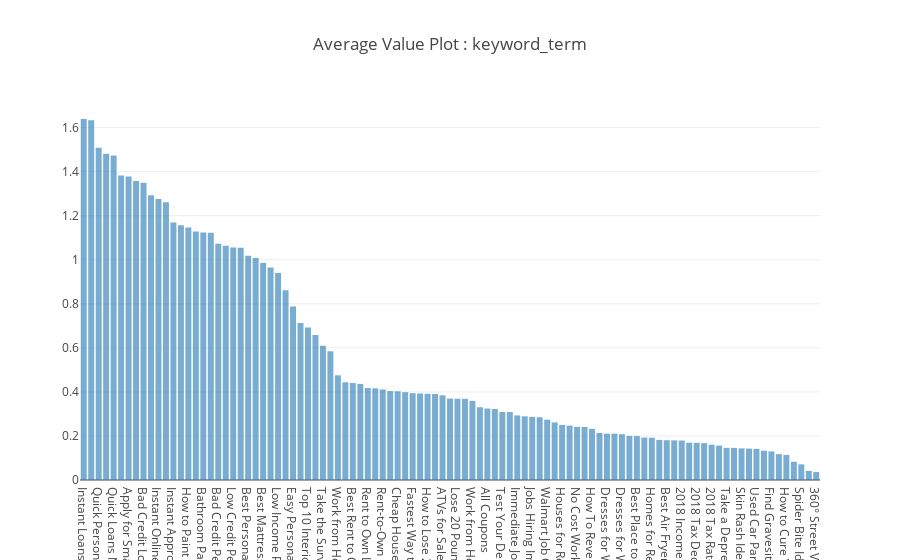
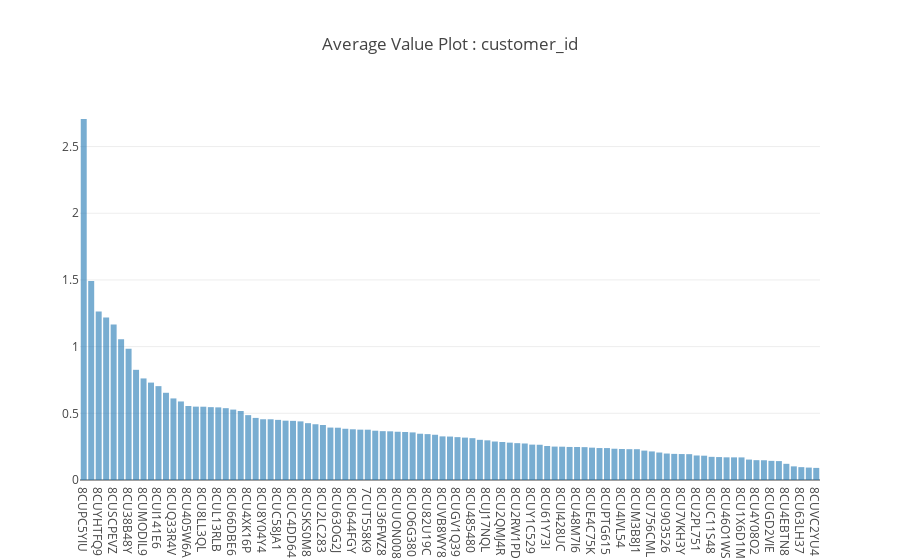

The notebook cell these images were saved under, in order:
### Markdown cell above
## Average Values Plot(Average Target)

### Code cell
average_value_plot(misced_df,ret_list,target_col,weight_col,weighted_target_col)

### Figure 1 — Plotly figure (JSON) as saved in the notebook; plotly's stock layout.template omitted (floating-point values rounded to 4 significant figures)
{"data": [{"name": "", "opacity": 0.6, "type": "bar", "x": ["Instant Loans Online", "Quick Loans Bad Credit", "Quick Personal Loans", "Quick Loans for Bad Credit", "Quick Loans No Credit Check", "Fast Loan Bad Credit", "Apply for Small Personal Loan Online", "Online Loans Poor Credit", "Bad Credit Loans Online", "Instant Loans for Bad Credit", "Instant Online Loans No Credit Check", "Highest Rated Mattresses", "Instant Approval Bad Credit Loans", "Easy Loans No Credit Check", "How to Paint Kitchen Cabinets", "Personal Loan Lenders No Credit Check", "Bathroom Paint Color Ideas", "Best Mattress to Buy in 2018", "Bad Credit Personal Loans", "Best Franchises to Own", "Low Credit Personal Loans", "Instant Personal Loan Approvals", "Best Personal Loans Bad Credit", "Bad Credit Personal Installment Loans", "Best Mattresses for Back Pain", "Penny Stocks to Buy Now", "Low Income Personal Loans", "Best Hair Loss Vitamins", "Easy Personal Loans For Bad Credit", "7% Interest Savings Accounts", "Top 10 Interior Paint Colors", "Best Color for Bedroom", "Take the Survey", "Best Hair Thickening Shampoo", "Work from Home", "How to Lose 20 Pounds Fast", "Best Rent to Own Deals", "How to Lose 30 Pounds in a Week", "Rent to Own Listings", "Lose 30 Pounds in a Month", "Rent-to-Own Homes", "Part Time Jobs", "Cheap Houses for Sale", "How to Detox Your Liver", "Fastest Way to Lose Belly Fat", "Average Retirement Savings by Age", "How to Lose 20 Pounds in 2 Weeks", "Part Time Job Openings", "ATVs for Sale", "3 Signs of Colon Cancer", "Lose 20 Pounds in 2 Weeks", "Lose 30 Pounds in 2 Weeks", "Work from Home Jobs", "Best 2018 SUVs", "All Coupons", "Best 2018 SUV", "Test Your Depression", "Best Dresses for Older Women", "Immediate Job Hiring", "Apple Cider Vinegar Diet", "Jobs Hiring Immediately", "First Signs of Lung Cancer", "Walmart Job Openings", "Signs He Loves You", "Houses for Rent by Owner", "Find Houses for Rent", "No Cost Work At Home", "High Paying Part-Time Jobs", "How To Reverse Kidney Disease", "Low Rent Apartments", "Dresses for Women Over 50", "Houses for Rent", "Dresses for Women over 65", "Part-Time Jobs for 14 Year Olds", "Best Place to Retire in USA", "Best SUVs of 2018", "Homes for Rent by Owner", "Are You Depressed Quiz", "Best Air Fryers", "Campers for Sale", "2018 Income Tax Charts", "Search Burial Records", "2018 Tax Deductions", "Summer Jobs for 14 Year Olds", "2018 Tax Rate Chart", "Repossessed Vehicles for Sale", "Take a Depression Test", "See Through Swimwear", "Skin Rash Identification", "Cemetery Graves", "Used Car Parts", "How to Identify a Rash", "Find Gravesite Records", "Car Accidents", "How to Cure Vertigo", "Local Street Maps", "Spider Bite Identification", "25% Off Sweet Tomatoes Coupons", "360° Street View"], "y": [1.639, 1.633, 1.509, 1.481, 1.474, 1.382, 1.378, 1.358, 1.349, 1.294, 1.276, 1.261, 1.17, 1.157, 1.146, 1.129, 1.124, 1.122, 1.073, 1.064, 1.056, 1.055, 1.018, 1.008, 0.9856, 0.9644, 0.9404, 0.8613, 0.7874, 0.7134, 0.6926, 0.6589, 0.6091, 0.5847, 0.4753, 0.4437, 0.4403, 0.4363, 0.4176, 0.4164, 0.4112, 0.4038, 0.4027, 0.399, 0.3941, 0.3928, 0.3915, 0.3907, 0.3846, 0.3697, 0.3691, 0.3686, 0.3594, 0.3305, 0.3246, 0.3222, 0.3089, 0.3087, 0.2935, 0.2892, 0.2868, 0.2849, 0.2739, 0.2614, 0.2501, 0.247, 0.2413, 0.2406, 0.2322, 0.2134, 0.2106, 0.2105, 0.2079, 0.2004, 0.1996, 0.1926, 0.1918, 0.1822, 0.1806, 0.18, 0.1793, 0.1693, 0.1688, 0.1675, 0.1603, 0.1562, 0.146, 0.1458, 0.1435, 0.1424, 0.1413, 0.1331, 0.1297, 0.1175, 0.114, 0.08283, 0.07103, 0.04153, 0.03614]}], "layout": {"title": "Average Value Plot : keyword_term", "xaxis": {"type": "category"}}}

### Figure 2 — Plotly figure (JSON) as saved in the notebook; plotly's stock layout.template omitted (floating-point values rounded to 4 significant figures)
{"data": [{"name": "", "opacity": 0.6, "type": "bar", "x": ["8CUPC5YIU", "8CUJP8XIX", "8CUYHTFQ9", "8CU4QMMX8", "8CUSCPEVZ", "8CU8UT65Z", "8CU38B48Y", "8CU6NT6Q5", "8CUMODIL9", "8CUS8896N", "8CUI141E6", "8CUSYG364", "8CUQ33R4V", "8CU78TXN8", "8CU405W6A", "8CU1YR6V3", "8CU8LL3QL", "8CUJLN182", "8CUL13RLB", "8CU2T3HV4", "8CU66DBE6", "8CU6M445I", "8CU4XK16P", "8CU81SHO3", "8CU8Y04Y4", "8CU8ST47K", "8CUC58JA1", "8CU5F4US8", "8CUC4DD64", "8CUX315M1", "8CUSKS0M8", "8CUDMGV55", "8CU2LC283", "8CU8V7RR1", "8CU63OG2J", "8CUMRJBGR", "8CU644FGY", "8CU12LGKP", "7CUT558K9", "8CUTYCBRX", "8CU36FWZ8", "8CU1OVDYN", "8CUUON008", "8CURLKG7B", "8CUO6G380", "8CU4KE834", "8CU82U19C", "8CUWFZQIA", "8CUVB8WY8", "8CURQ7UVW", "8CUGV1Q39", "8CUVGXD58", "8CU485480", "8CU70HE17", "8CUJ17NQL", "8CU118D14", "8CU2QMJ4R", "8CU6B6W8F", "8CU2RW1PD", "8CU300JG9", "8CUY1C529", "8CUBXKM97", "8CU61Y73I", "8CUV7314D", "8CUI428UC", "8CU8L15W1", "8CU48M7I6", "8CUC163X0", "8CUE4C75K", "8CUIVX153", "8CUPTG615", "8CU2AN76Y", "8CU4IVL54", "8CU54442G", "8CUM3B8J1", "8CUU54RQD", "8CU756CML", "8CURZY8L5", "8CU903526", "7CUQZX8H7", "8CU7VKH3Y", "8CUT08WRX", "8CU2PL751", "8CU3611A6", "8CUC11S48", "8CU222F1E", "8CU46O1WS", "8CUSHYHSC", "8CU1X6D1M", "8CUUFASR5", "8CU4Y08O2", "8CU3827QO", "8CUGD2VIE", "8CUTX14AQ", "8CU4EBTN8", "8CU26M9N3", "8CU63LH37", "7CUU426UL", "8CUVC2YU4"], "y": [2.707, 1.492, 1.263, 1.218, 1.166, 1.056, 0.9834, 0.8262, 0.7616, 0.7303, 0.7038, 0.654, 0.6116, 0.5889, 0.5548, 0.5502, 0.5496, 0.5463, 0.5445, 0.5385, 0.5279, 0.5174, 0.4864, 0.4655, 0.4554, 0.4554, 0.4507, 0.4449, 0.4434, 0.4395, 0.4261, 0.4181, 0.4126, 0.3932, 0.3921, 0.3842, 0.3803, 0.3776, 0.3772, 0.3696, 0.3663, 0.365, 0.3618, 0.3601, 0.3569, 0.347, 0.3441, 0.3392, 0.3271, 0.3258, 0.3215, 0.3179, 0.3136, 0.3012, 0.2974, 0.2885, 0.2849, 0.2803, 0.2763, 0.2738, 0.2653, 0.2643, 0.2548, 0.2505, 0.2498, 0.2477, 0.2474, 0.2464, 0.2426, 0.2396, 0.2394, 0.2345, 0.2324, 0.2311, 0.231, 0.2205, 0.2143, 0.2061, 0.1985, 0.1958, 0.1946, 0.1938, 0.1838, 0.1823, 0.1738, 0.1719, 0.17, 0.1698, 0.1694, 0.1532, 0.1487, 0.1481, 0.1436, 0.1417, 0.1214, 0.1023, 0.09641, 0.09318, 0.09074]}], "layout": {"title": "Average Value Plot : customer_id", "xaxis": {"type": "category"}}}
